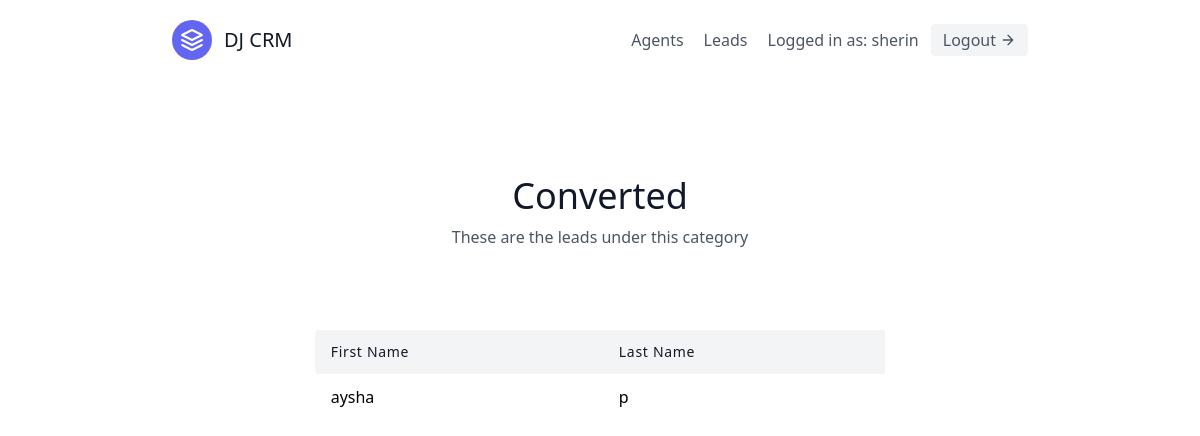
The page /leads/categories/2/ (signed in) on the database its author committed.
### leads/models.py (models this page shows, shortened)
class User(AbstractUser):
    is_organiser = models.BooleanField(default=True)
    is_agent = models.BooleanField(default=False)

class Category(models.Model):
    name = models.CharField(max_length=30) # New, Contacted, Converted, Unconverted
    organisation = models.ForeignKey(UserProfile, on_delete=models.CASCADE)

class Lead(models.Model):
    first_name = models.CharField(max_length=50)
    last_name = models.CharField(max_length=50)
    age = models.IntegerField()
    organisation = models.ForeignKey(UserProfile, on_delete=models.CASCADE)
    agent = models.ForeignKey("Agent",null=True, blank=True, on_delete=models.SET_NULL)
    category = models.ForeignKey("Category",related_name="leads", null=True, blank=True, on_delete=models.SET_NULL)
    description = models.TextField()
    date_added = models.DateTimeField(auto_now_add=True)
    phone_number = models.CharField(max_length=20)
    email = models.EmailField()

### leads/views.py (the view)
# urls.py: path('categories/<int:pk>/', CategoryDetailView.as_view(), name='category-detail'),
class CategoryDetailView(LoginRequiredMixin, generic.DetailView):
    template_name = "leads/category_detail.html"
    context_object_name = "category"
    def get_queryset(self):
        user = self.request.user
        if user.is_organiser:
            queryset = Category.objects.filter(
                organisation=user.userprofile
                )
        else:
            queryset = Category.objects.filter(
                organisation=user.agent.organisation
                )
        return queryset

### leads/templates/leads/category_detail.html (shortened to what this page needs)
{% extends "base.html" %}
{% block content %}
<section class="text-gray-600 body-font">
  <div class="container px-5 py-24 mx-auto">
    <div class="flex flex-col text-center w-full mb-20">
      <h1 class="sm:text-4xl text-3xl font-medium title-font mb-2 text-gray-900">{{ category.name }}</h1>
      <p class="lg:w-2/3 mx-auto leading-relaxed text-base">
            These are the leads under this category
    </div>
    <div class="lg:w-2/3 w-full mx-auto overflow-auto">
      <table class="table-auto w-full text-left whitespace-no-wrap">
        <thead>
          <tr>
            <th class="px-4 py-3 title-font tracking-wider font-medium text-gray-900 text-sm bg-gray-100 rounded-tl rounded-bl"> First Name</th>
            <th class="px-4 py-3 title-font tracking-wider font-medium text-gray-900 text-sm bg-gray-100">Last Name</th>
          </tr>
        </thead>
        <tbody>
          {% for lead in category.leads.all %}
        <tr>
            <td class="px-4 py-3">
            <a class="hover:text-blue-500" href="{% url 'leads:lead-detail' lead.pk %}">{{ lead.first_name }}</a>
            </td>
            <td class="px-4 py-3">{{ lead.last_name }}</td>
        </tr>
            {% endfor %}
        </tbody>
      </table>
    </div>
  </div>
</section>
{% endblock content %}

### templates/navbar.html (shortened to what this page needs)
<header class="text-gray-600 body-font">
  <div class="container mx-auto flex flex-wrap p-5 flex-col md:flex-row items-center">
    <a class="flex title-font font-medium items-center text-gray-900 mb-4 md:mb-0">
      <svg xmlns="http://www.w3.org/2000/svg" fill="none" stroke="currentColor" stroke-linecap="round" stroke-linejoin="round" stroke-width="2" class="w-10 h-10 text-white p-2 bg-indigo-500 rounded-full" viewBox="0 0 24 24">
        <path d="M12 2L2 7l10 5 10-5-10-5zM2 17l10 5 10-5M2 12l10 5 10-5"></path>
      </svg>
      <span class="ml-3 text-xl">DJ CRM</span>
    </a>
    <nav class="md:ml-auto flex flex-wrap items-center text-base justify-center">
      {% if not request.user.is_authenticated %}
        <a href="{% url 'signup' %}" class="mr-5 hover:text-gray-900">Signup</a>
      {% else %}
        {% if request.user.is_organiser %}
        <a href="{% url 'agents:agent-list' %}" class="mr-5 hover:text-gray-900">Agents</a>
        {% endif %}
      <a href="{% url 'leads:lead-list' %}" class="mr-5 hover:text-gray-900">Leads</a>
       {% endif %}
    </nav>
    {% if  request.user.is_authenticated %}
      Logged in as: {{ request.user.username }}
      <a href="{% url 'logout' %}" ><button class="ml-3 inline-flex items-center bg-gray-100 border-0 py-1 px-3 focus:outline-none hover:bg-gray-200 rounded text-base mt-4 md:mt-0">
      Logout
      <svg fill="none" stroke="currentColor" stroke-linecap="round" stroke-linejoin="round" stroke-width="2" class="w-4 h-4 ml-1" viewBox="0 0 24 24">
        <path d="M5 12h14M12 5l7 7-7 7"></path>
      </svg>
    </button>
    </a>
    {% endif %}
  </div>
</header>

### rows shown on the page
User: user.username "sherin"
Category: name "Converted"
Lead: first_name "aysha", last_name "p"
